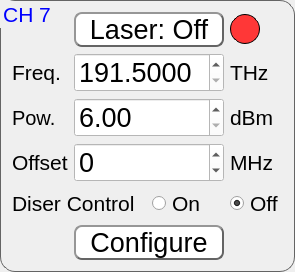
         <widget class="QGroupBox" name="groupBox_7">
          <property name="font">
           <font>
            <pointsize>16</pointsize>
           </font>
          </property>
          <property name="styleSheet">
           <string notr="true">QGroupBox{
border-color: rgb(100, 100, 100);
border-width: 1px;        
border-style: solid;
border-radius: 15px;
}
QGroupBox:title{
color: rgb(0, 0, 255);
}</string>
          </property>
          <property name="title">
           <string>CH 7</string>
          </property>
          <layout class="QGridLayout" name="gridLayout_9">
           <item row="0" column="1" colspan="2">
            <widget class="QPushButton" name="laser_7">
             <property name="minimumSize">
              <size>
               <width>150</width>
               <height>0</height>
              </size>
             </property>
             <property name="font">
              <font>
               <pointsize>20</pointsize>
              </font>
             </property>
             <property name="styleSheet">
              <string notr="true">QPushButton{
	border-color: rgb(100, 100, 100);
	font: 20pt &quot;MS Shell Dlg 2&quot;;
	border-width: 2px;        
	border-style: outset;
	border-radius: 8px;
	background-color: rgb(255, 255, 255);
}
QPushButton:hover{
	background-color: rgb(225, 240, 255);
}
QPushButton:pressed{
	background-color: rgb(245, 245, 245);
}

</string>
             </property>
             <property name="text">
              <string>Laser: Off</string>
             </property>
             <property name="checkable">
              <bool>true</bool>
             </property>
            </widget>
           </item>
           <item row="0" column="3">
            <widget class="QLabel" name="led_7">
             <property name="minimumSize">
              <size>
               <width>30</width>
               <height>30</height>
              </size>
             </property>
             <property name="maximumSize">
              <size>
               <width>30</width>
               <height>30</height>
              </size>
             </property>
             <property name="styleSheet">
              <string notr="true">border-color: rgb(0, 0, 0);
border-width: 1px;        
border-style: solid;
border-radius: 15px;
background-color: rgb(255, 55, 55);

</string>
             </property>
             <property name="text">
              <string/>
             </property>
            </widget>
           </item>
           <item row="1" column="0">
            <widget class="QLabel" name="freq_label_7">
             <property name="font">
              <font>
               <pointsize>16</pointsize>
              </font>
             </property>
             <property name="text">
              <string>Freq.</string>
             </property>
            </widget>
           </item>
           <item row="1" column="1" colspan="2">
            <widget class="QDoubleSpinBox" name="freq_7">
             <property name="font">
              <font>
               <pointsize>20</pointsize>
              </font>
             </property>
             <property name="styleSheet">
              <string notr="true">background-color: rgb(255, 255, 255);</string>
             </property>
             <property name="decimals">
              <number>4</number>
             </property>
             <property name="minimum">
              <double>191.500000000000000</double>
             </property>
             <property name="maximum">
              <double>196.250000000000000</double>
             </property>
             <property name="singleStep">
              <double>0.100000000000000</double>
             </property>
            </widget>
           </item>
           <item row="1" column="3">
            <widget class="QLabel" name="freq_unit_7">
             <property name="minimumSize">
              <size>
               <width>50</width>
               <height>0</height>
              </size>
             </property>
             <property name="font">
              <font>
               <pointsize>16</pointsize>
              </font>
             </property>
             <property name="text">
              <string>THz</string>
             </property>
            </widget>
           </item>
           <item row="2" column="0">
            <widget class="QLabel" name="label_31">
             <property name="font">
              <font>
               <pointsize>15</pointsize>
              </font>
             </property>
             <property name="text">
              <string>Pow.</string>
             </property>
            </widget>
           </item>
           <item row="2" column="1" colspan="2">
            <widget class="QDoubleSpinBox" name="power_7">
             <property name="font">
              <font>
               <pointsize>20</pointsize>
              </font>
             </property>
             <property name="styleSheet">
              <string notr="true">background-color: rgb(255, 255, 255);</string>
             </property>
             <property name="decimals">
              <number>2</number>
             </property>
             <property name="minimum">
              <double>6.000000000000000</double>
             </property>
             <property name="maximum">
              <double>15.500000000000000</double>
             </property>
             <property name="singleStep">
              <double>0.500000000000000</double>
             </property>
            </widget>
           </item>
           <item row="2" column="3">
            <widget class="QLabel" name="label_32">
             <property name="font">
              <font>
               <pointsize>16</pointsize>
              </font>
             </property>
             <property name="text">
              <string>dBm</string>
             </property>
            </widget>
           </item>
           <item row="3" column="0">
            <widget class="QLabel" name="label_33">
             <property name="font">
              <font>
               <pointsize>16</pointsize>
              </font>
             </property>
             <property name="text">
              <string>Offset</string>
             </property>
            </widget>
           </item>
           <item row="3" column="1" colspan="2">
            <widget class="QSpinBox" name="offset_7">
             <property name="font">
              <font>
               <pointsize>20</pointsize>
              </font>
             </property>
             <property name="styleSheet">
              <string notr="true">background-color: rgb(255, 255, 255);</string>
             </property>
             <property name="minimum">
              <number>-12000</number>
             </property>
             <property name="maximum">
              <number>12000</number>
             </property>
             <property name="singleStep">
              <number>250</number>
             </property>
             <property name="value">
              <number>0</number>
             </property>
            </widget>
           </item>
           <item row="3" column="3">
            <widget class="QLabel" name="label_34">
             <property name="font">
              <font>
               <pointsize>16</pointsize>
              </font>
             </property>
             <property name="text">
              <string>MHz</string>
             </property>
            </widget>
           </item>
           <item row="4" column="0" colspan="2">
            <widget class="QLabel" name="label_35">
             <property name="font">
              <font>
               <pointsize>16</pointsize>
              </font>
             </property>
             <property name="text">
              <string>Diser Control</string>
             </property>
            </widget>
           </item>
           <item row="4" column="2">
            <widget class="QRadioButton" name="diser_on_7">
             <property name="font">
              <font>
               <pointsize>16</pointsize>
              </font>
             </property>
             <property name="text">
              <string>On</string>
             </property>
            </widget>
           </item>
           <item row="4" column="3">
            <widget class="QRadioButton" name="diser_off_7">
             <property name="font">
              <font>
               <pointsize>16</pointsize>
              </font>
             </property>
             <property name="text">
              <string>Off</string>
             </property>
             <property name="checked">
              <bool>true</bool>
             </property>
            </widget>
           </item>
           <item row="5" column="1" colspan="2">
            <widget class="QPushButton" name="config_7">
             <property name="font">
              <font>
               <pointsize>20</pointsize>
              </font>
             </property>
             <property name="styleSheet">
              <string notr="true">QPushButton{
border-color: rgb(100, 100, 100);
font: 20pt &quot;MS Shell Dlg 2&quot;;
border-width: 2px;        
border-style: outset;
border-radius: 8px;
background-color: rgb(255, 255, 255);
}
QPushButton:hover{
background-color: rgb(225, 240, 255);
}
QPushButton:pressed{
background-color: rgb(245, 245, 245);
}
</string>
             </property>
             <property name="text">
              <string>Configure</string>
             </property>
            </widget>
           </item>
          </layout>
         </widget>
